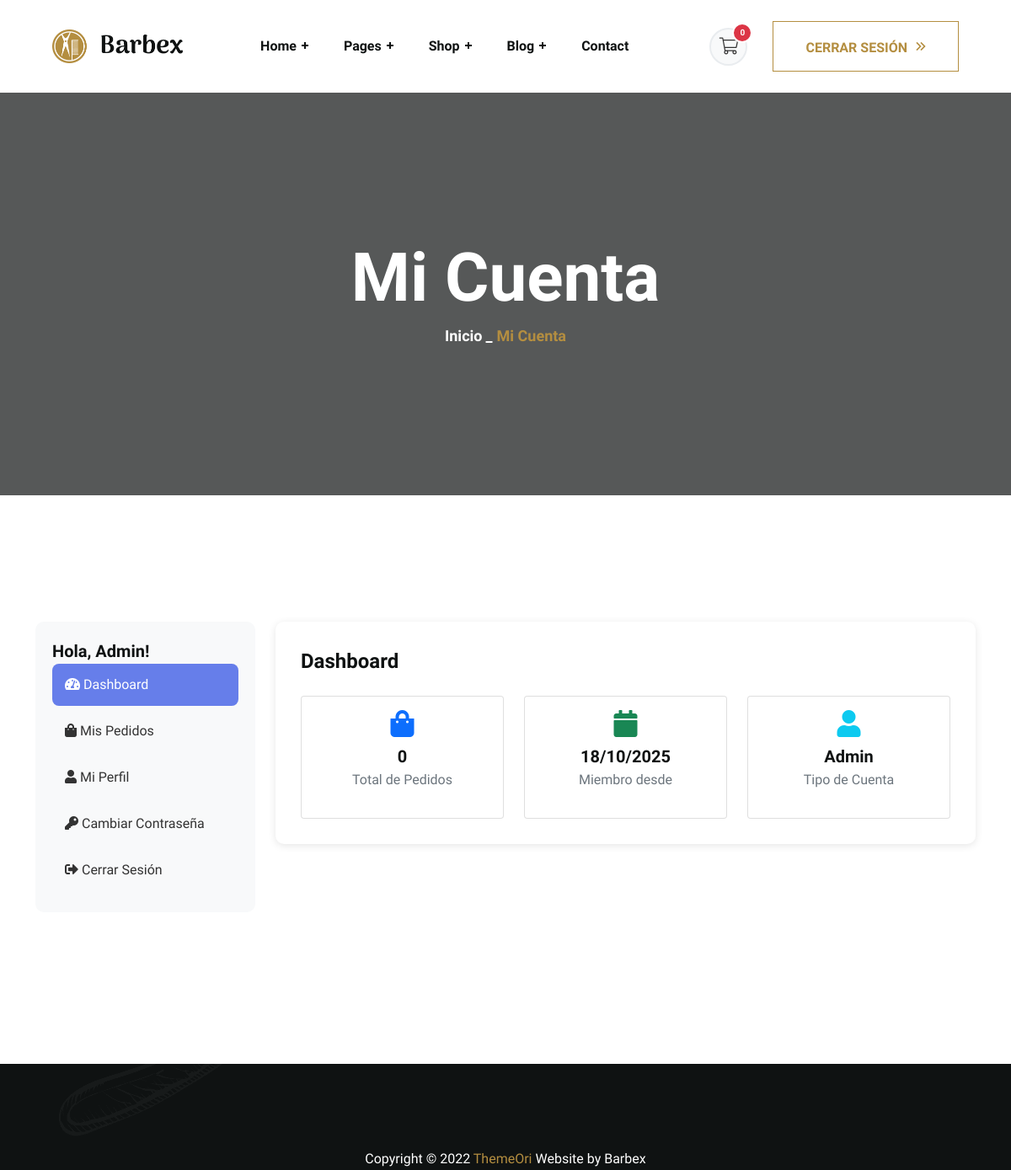
The page /barbex/my-account.php (signed in) on the database its author committed.
### tables this page shows
CREATE TABLE users (
    id INT PRIMARY KEY AUTO_INCREMENT,
    name VARCHAR(255) NOT NULL,
    email VARCHAR(255) UNIQUE NOT NULL,
    password VARCHAR(255) NOT NULL,
    phone VARCHAR(20),
    address TEXT,
    profile_image VARCHAR(255),
    role ENUM('customer', 'admin') DEFAULT 'customer',
    status ENUM('active', 'inactive') DEFAULT 'active',
    created_at TIMESTAMP DEFAULT CURRENT_TIMESTAMP,
    updated_at TIMESTAMP DEFAULT CURRENT_TIMESTAMP ON UPDATE CURRENT_TIMESTAMP
);

### barbex/my-account.php (the view, shortened to what this page needs)
<?php
$database = new Database();
$db = $database->getConnection();
$query = "SELECT * FROM users WHERE id = :id";
$stmt = $db->prepare($query);
$stmt->execute(['id' => $_SESSION['user_id']]);
$user = $stmt->fetch(PDO::FETCH_ASSOC);
$orders_query = "SELECT o.*, COUNT(oi.id) as item_count
                 FROM orders o
                 LEFT JOIN order_items oi ON o.id = oi.order_id
                 WHERE o.user_id = :user_id
                 GROUP BY o.id
                 ORDER BY o.created_at DESC";
$orders_stmt = $db->prepare($orders_query);
$orders_stmt->execute(['user_id' => $_SESSION['user_id']]);
$orders = $orders_stmt->fetchAll(PDO::FETCH_ASSOC);
?>
<!DOCTYPE html>
<html lang="es">
<head>
    <link rel="stylesheet" href="assets/css/bootstrap.min.css">
    <link rel="stylesheet" href="assets/css/all.css">
    <link rel="stylesheet" href="assets/css/animate.css">
    <link rel="stylesheet" href="assets/css/swiper-bundle.min.css">
    <link rel="stylesheet" href="assets/css/magnific-popup.css">
    <link rel="stylesheet" href="assets/css/meanmenu.min.css">
    <link rel="stylesheet" href="assets/css/style.css">
</head>
<body>
    <div class="header__sticky">
        <div class="header__area two">
            <div class="container custom__container">
                <div class="header__area-menubar">
                    <div class="header__area-menubar-left">
                        <div class="header__area-menubar-left-logo">
                            <a href="index.php"><img src="assets/img/logo-2.png" alt=""></a>
                        </div>
                    </div>
                    <div class="header__area-menubar-right two">
                        <div class="header__area-menubar-right-menu menu-responsive">
                            <ul id="mobilemenu">
                                <li class="menu-item-has-children"><a href="#">Home</a>
                                </li>
                                <li class="menu-item-has-children"><a href="#">Pages</a>
                                </li>
                                <li class="menu-item-has-children"><a href="#">Shop</a>
                                </li>
                                <li class="menu-item-has-children"><a href="#">Blog</a>
                                </li>
                                <li><a href="contact.html">Contact</a></li>
                            </ul>
                        </div>
                    </div>
                    <div class="header__area-menubar-right-box">
                        <div class="header__area-menubar-right-box-cart">
                            <a href="cart.php" class="header__area-menubar-right-box-cart-link">
                                <i class="fal fa-shopping-cart"></i>
                                <span class="cart-count">0</span>
                            </a>
                        </div>
                        <div class="header__area-menubar-right-box-btn">
                            <a href="logout.php" class="theme-border-btn">Cerrar Sesión<i class="far fa-angle-double-right"></i></a>
                        </div>
                    </div>
                </div>
            </div>
        </div>
    </div>
    <div class="page__banner" data-background="assets/img/bg/page.jpg">
        <div class="container">
            <div class="row">
                <div class="col-xl-12">
                    <div class="page__banner-title">
                        <h1>Mi Cuenta</h1>
                        <div class="page__banner-title-menu">
                            <ul>
                                <li><a href="index.html">Inicio</a></li>
                                <li><span>_</span>Mi Cuenta</li>
                            </ul>
                        </div>
                    </div>
                </div>
            </div>
        </div>
    </div>
    <div class="account__area section-padding">
        <div class="container">
            <div class="row">
                <div class="col-xl-3 col-lg-4">
                    <div class="account-sidebar">
                        <h5>Hola, <?php echo htmlspecialchars($user['name']); ?>!</h5>
                        <nav class="nav flex-column">
                            <a class="nav-link active" href="#dashboard" onclick="showSection('dashboard', this)">
                                <i class="fas fa-tachometer-alt"></i> Dashboard
                            </a>
                            <a class="nav-link" href="#orders" onclick="showSection('orders', this)">
                                <i class="fas fa-shopping-bag"></i> Mis Pedidos
                            </a>
                            <a class="nav-link" href="#profile" onclick="showSection('profile', this)">
                                <i class="fas fa-user"></i> Mi Perfil
                            </a>
                            <a class="nav-link" href="#password" onclick="showSection('password', this)">
                                <i class="fas fa-key"></i> Cambiar Contraseña
                            </a>
                            <a class="nav-link" href="logout.php">
                                <i class="fas fa-sign-out-alt"></i> Cerrar Sesión
                            </a>
                        </nav>
                    </div>
                </div>
                <div class="col-xl-9 col-lg-8">
                    <div class="account-content">
                        <div id="dashboard-section" class="account-section">
                            <h4>Dashboard</h4>
                            <div class="row mt-4">
                                <div class="col-md-4">
                                    <div class="card text-center">
                                        <div class="card-body">
                                            <i class="fas fa-shopping-bag fa-2x text-primary mb-2"></i>
                                            <h5><?php echo count($orders); ?></h5>
                                            <p class="text-muted">Total de Pedidos</p>
                                        </div>
                                    </div>
                                </div>
                                <div class="col-md-4">
                                    <div class="card text-center">
                                        <div class="card-body">
                                            <i class="fas fa-calendar fa-2x text-success mb-2"></i>
                                            <h5><?php echo date('d/m/Y', strtotime($user['created_at'])); ?></h5>
                                            <p class="text-muted">Miembro desde</p>
                                        </div>
                                    </div>
                                </div>
                                <div class="col-md-4">
                                    <div class="card text-center">
                                        <div class="card-body">
                                            <i class="fas fa-user fa-2x text-info mb-2"></i>
                                            <h5><?php echo ucfirst($user['role']); ?></h5>
                                            <p class="text-muted">Tipo de Cuenta</p>
                                        </div>
                                    </div>
                                </div>
                            </div>
                        </div>
                    </div>
                </div>
            </div>
        </div>
    </div>
    <div class="footer__two">
        <div class="footer__area-shape">
            <img src="assets/img/shape/foorer.png" alt="">
        </div>
        <div class="container">
            <div class="row">
                <div class="col-xl-12">
                    <div class="copyright__two-center">
                        <p>Copyright © 2022<a href="index.html"> ThemeOri</a> Website by Barbex</p>
                    </div>
                </div>
            </div>
        </div>
    </div>
</body>
</html>

### barbex/my-account.php (style rules this page uses)
.account-sidebar { background: #f8f9fa; border-radius: 10px; padding: 20px; margin-bottom: 30px; }
.account-sidebar .nav-link { color: #333; padding: 12px 15px; margin-bottom: 5px; border-radius: 8px; transition: all 0.3s; }
.account-sidebar .nav-link.active { background: #667eea; color: white; }
.account-content { background: white; border-radius: 10px; padding: 30px; box-shadow: 0 2px 10px rgba(0,0,0,0.1); }

### rows shown on the page
users: name "Admin", created_at "18/10/2025", role "Admin"

### other values the page prints
count($orders) "0"
